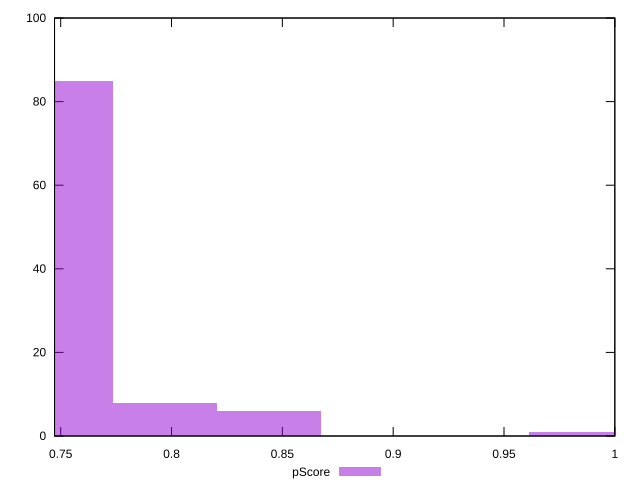

Recreate this plot in gnuplot.
reset

$pScore <<EOF
0.9847149214768907 1
0.7502589877919167 85
0.8440413612659062 6
0.7971501745289115 8
EOF

set key outside below
set boxwidth 0.04689118673699479
set xrange [0.7472166666666666:1]
set yrange [0:100]
set trange [0:100]
set style fill transparent solid 0.5 noborder
set terminal svg size 640, 490 enhanced background rgb 'white'
set output "report_00022_2021-02-20T12:08:46.964Z/uses-rel-preconnect/samples/pages+cached/pScore/histogram.svg"

plot $pScore title "pScore" with boxes

reset
